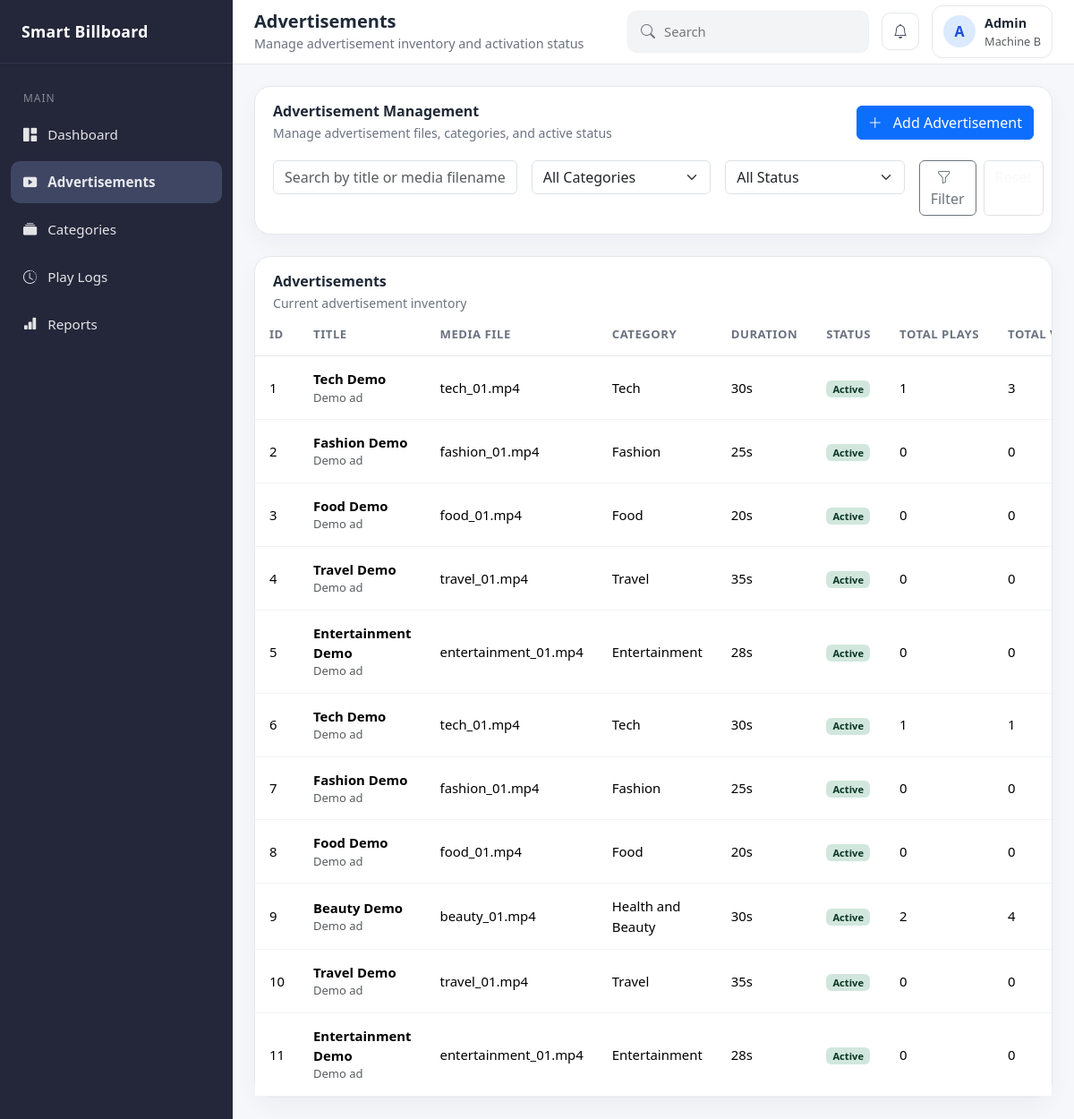
Page /dashboard/advertisements on the committed database.
### app/models/advertisement.py (models this page shows)
class Advertisement(Base):
    __tablename__ = "advertisements"
    __table_args__ = (
        CheckConstraint("duration_seconds > 0", name="ck_advertisements_duration_seconds_positive"),
    )
    id: Mapped[int] = mapped_column(primary_key=True, autoincrement=True)
    title: Mapped[str] = mapped_column(String(255), nullable=False)
    description: Mapped[str | None] = mapped_column(Text, nullable=True)
    media_filename: Mapped[str] = mapped_column(String(255), nullable=False)
    duration_seconds: Mapped[int] = mapped_column(Integer, nullable=False)
    is_active: Mapped[bool] = mapped_column(Boolean, nullable=False, default=True)
    category_id: Mapped[int] = mapped_column(
        ForeignKey("categories.id"),
        nullable=False,
        index=True,
    )
    created_at: Mapped[datetime] = mapped_column(
        DateTime,
        nullable=False,
        server_default=func.now(),
    )
    updated_at: Mapped[datetime] = mapped_column(
        DateTime,
        nullable=False,
        server_default=func.now(),
        onupdate=func.now(),
    )
    category: Mapped["Category"] = relationship(
        "Category",
        back_populates="advertisements",
    )
    ad_play_logs: Mapped[List["AdPlayLog"]] = relationship(
        "AdPlayLog",
        back_populates="advertisement",
    )
    ad_performance_summaries: Mapped[List["AdPerformanceSummary"]] = relationship(
        "AdPerformanceSummary",
        back_populates="advertisement",
    )

### app/controllers/dashboard_controller.py (the view)
@router.get("/dashboard/advertisements", response_class=HTMLResponse)
def advertisements_page(
    request: Request,
    search: str | None = Query(default=None),
    category_id: str | None = Query(default=None),
    status_filter: str | None = Query(default=None, alias="status"),
    message: str | None = Query(default=None),
    message_type: str | None = Query(default="success"),
    db: Session = Depends(get_db),
):
    normalized_category_id = _parse_optional_int(category_id)
    dashboard_service = DashboardService(db)
    advertisements = dashboard_service.get_advertisements_page_data(
        search_term=search,
        category_id=normalized_category_id,
        status_filter=status_filter,
    )
    categories = dashboard_service.get_category_options()
    return templates.TemplateResponse(
        request=request,
        name="dashboard/advertisements.html",
        context={
            "page_title": "Advertisements",
            "page_subtitle": "Manage advertisement inventory and activation status",
            "active_page": "advertisements",
            "advertisements": advertisements,
            "categories": categories,
            "filters": {
                "search": search or "",
                "category_id": normalized_category_id,
                "status": status_filter or "",
            },
            "message": message,
            "message_type": message_type or "success",
        },
    )

### app/templates/dashboard/advertisements.html (shortened to what this page needs)
{% extends "base.html" %}
{% block content %}
<div class="container-fluid px-0">
    <div class="panel-card mb-4">
        <div class="panel-header">
            <div>
                <h3 class="panel-title">Advertisement Management</h3>
                <div class="panel-subtitle">Manage advertisement files, categories, and active status</div>
            </div>
            <div class="d-flex gap-2">
                <button class="btn btn-primary" data-bs-toggle="modal" data-bs-target="#createAdvertisementModal">
                    <i class="bi bi-plus-lg me-2"></i>
                    Add Advertisement
                </button>
            </div>
        </div>
        <div class="panel-body">
            <form method="get" action="/dashboard/advertisements" id="advertisementFilterForm">
                <div class="row g-3">
                    <div class="col-12 col-md-4">
                        <input
                            type="text"
                            class="form-control"
                            id="advertisementSearchInput"
                            name="search"
                            value="{{ filters.search }}"
                            placeholder="Search by title or media filename"
                        >
                    </div>
                    <div class="col-12 col-md-3">
                        <select class="form-select" name="category_id">
                            <option value="">All Categories</option>
                        </select>
                    </div>
                    <div class="col-12 col-md-3">
                        <select class="form-select" name="status">
                            <option value="" {% if not filters.status %}selected{% endif %}>All Status</option>
                        </select>
                    </div>
                    <div class="col-12 col-md-2 d-flex gap-2">
                        <button class="btn btn-outline-secondary flex-grow-1">
                            <i class="bi bi-funnel me-2"></i>
                            Filter
                        </button>
                        <a class="btn btn-outline-light border flex-grow-1" href="/dashboard/advertisements">
                        </a>
                    </div>
                </div>
            </form>
        </div>
    </div>
    <div class="panel-card">
        <div class="panel-header">
            <div>
                <h3 class="panel-title">Advertisements</h3>
                <div class="panel-subtitle">Current advertisement inventory</div>
            </div>
        </div>
        <div class="panel-body p-0">
            {% if advertisements %}
                <div class="table-responsive">
                    <table class="table table-modern align-middle mb-0">
                        <thead>
                            <tr>
                                <th>ID</th>
                                <th>Title</th>
                                <th>Media File</th>
                                <th>Category</th>
                                <th>Duration</th>
                                <th>Status</th>
                                <th>Total Plays</th>
                                <th>Total Viewers</th>
                            </tr>
                        </thead>
                        <tbody>
                            {% for ad in advertisements %}
                                <tr>
                                    <td>{{ ad.id }}</td>
                                    <td>
                                        <div class="fw-semibold">{{ ad.title }}</div>
                                        <div class="text-muted small">{{ ad.description or "No description" }}</div>
                                    </td>
                                    <td>{{ ad.media_filename }}</td>
                                    <td>{{ ad.category_name }}</td>
                                    <td>{{ ad.duration_seconds }}s</td>
                                    <td>
                                        {% if ad.is_active %}
                                            <span class="badge bg-success-subtle text-success-emphasis">Active</span>
                                        {% else %}
                                            <span class="badge bg-secondary-subtle text-secondary-emphasis">Inactive</span>
                                        {% endif %}
                                    </td>
                                    <td>{{ ad.total_plays }}</td>
                                    <td>{{ ad.total_viewers }}</td>
                                </tr>
                            {% endfor %}
                        </tbody>
                    </table>
                </div>
            {% else %}
                <div class="empty-state">No advertisements found</div>
            {% endif %}
        </div>
    </div>
</div>
{% endblock %}

### app/templates/base.html (style rules this page uses)
:root { --sidebar-bg: #24273a; --sidebar-hover: #32364b; --sidebar-active: #3f4663; --page-bg: #f5f7fb; --card-bg: #ffffff; --text-dark: #1f2937; --text-muted: #6b7280; --border-color: #e5e7eb; --kpi-orange: linear-gradient(135deg, #ff9a76, #ffb088); --kpi-green: linear-gradient(135deg, #27d980, #5be7a8); --kpi-pink: linear-gradient(135deg, #ff6f91, #ff8fab); --kpi-cyan: linear-gradient(135deg, #1bc9d4, #55dff0); }
body { margin: 0; background: var(--page-bg); color: var(--text-dark); font-family: "Segoe UI", Tahoma, Geneva, Verdana, sans-serif; }
.panel-card { background: var(--card-bg); border: 1px solid var(--border-color); border-radius: 18px; box-shadow: 0 10px 24px rgba(15, 23, 42, 0.04); }
.panel-card .panel-header { display: flex; align-items: center; justify-content: space-between; padding: 18px 20px 0; }
.panel-card .panel-title { font-size: 1rem; font-weight: 700; margin: 0; }
.panel-card .panel-subtitle { font-size: 0.88rem; color: var(--text-muted); margin-top: 4px; }
.panel-card .panel-body { padding: 20px; }
.table-modern { margin: 0; }
.table-modern th { font-size: 0.82rem; text-transform: uppercase; letter-spacing: 0.04em; color: var(--text-muted); border-bottom: 1px solid var(--border-color); padding: 14px 16px; white-space: nowrap; }
.table-modern td { padding: 14px 16px; vertical-align: middle; border-bottom: 1px solid #f1f3f8; font-size: 0.93rem; }

### rows in the picture
Advertisement: id "1", title "Tech Demo", description "Demo ad", media_filename "tech_01.mp4", category_name "Tech", duration_seconds "30", is_active "Active", total_plays "1", total_viewers "3"
Advertisement: id "2", title "Fashion Demo", description "Demo ad", media_filename "fashion_01.mp4", category_name "Fashion", duration_seconds "25", is_active "Active", total_plays "0", total_viewers "0"
Advertisement: id "3", title "Food Demo", description "Demo ad", media_filename "food_01.mp4", category_name "Food", duration_seconds "20", is_active "Active", total_plays "0", total_viewers "0"
Advertisement: id "4", title "Travel Demo", description "Demo ad", media_filename "travel_01.mp4", category_name "Travel", duration_seconds "35", is_active "Active", total_plays "0", total_viewers "0"
Advertisement: id "5", title "Entertainment Demo", description "Demo ad", media_filename "entertainment_01.mp4", category_name "Entertainment", duration_seconds "28", is_active "Active", total_plays "0", total_viewers "0"
Advertisement: id "6", title "Tech Demo", description "Demo ad", media_filename "tech_01.mp4", category_name "Tech", duration_seconds "30", shows "Active", total_plays "1", total_viewers "1"
Advertisement: id "7", title "Fashion Demo", description "Demo ad", media_filename "fashion_01.mp4", category_name "Fashion", duration_seconds "25", is_active "Active", total_plays "0", total_viewers "0"
Advertisement: id "8", title "Food Demo", description "Demo ad", media_filename "food_01.mp4", category_name "Food", duration_seconds "20", is_active "Active", total_plays "0", total_viewers "0"
Advertisement: id "9", title "Beauty Demo", description "Demo ad", media_filename "beauty_01.mp4", category_name "Health and Beauty", duration_seconds "30", is_active "Active", total_plays "2", total_viewers "4"
Advertisement: id "10", title "Travel Demo", description "Demo ad", media_filename "travel_01.mp4", category_name "Travel", duration_seconds "35", is_active "Active", total_plays "0", total_viewers "0"
Advertisement: id "11", title "Entertainment Demo", description "Demo ad", media_filename "entertainment_01.mp4", category_name "Entertainment", duration_seconds "28", is_active "Active", total_plays "0", total_viewers "0"

### other values in the picture
{{ page_title or "Dashboard" }} "Advertisements"
{{ page_subtitle or "Advertisement monitoring and management" }} "Manage advertisement inventory and activation status"
